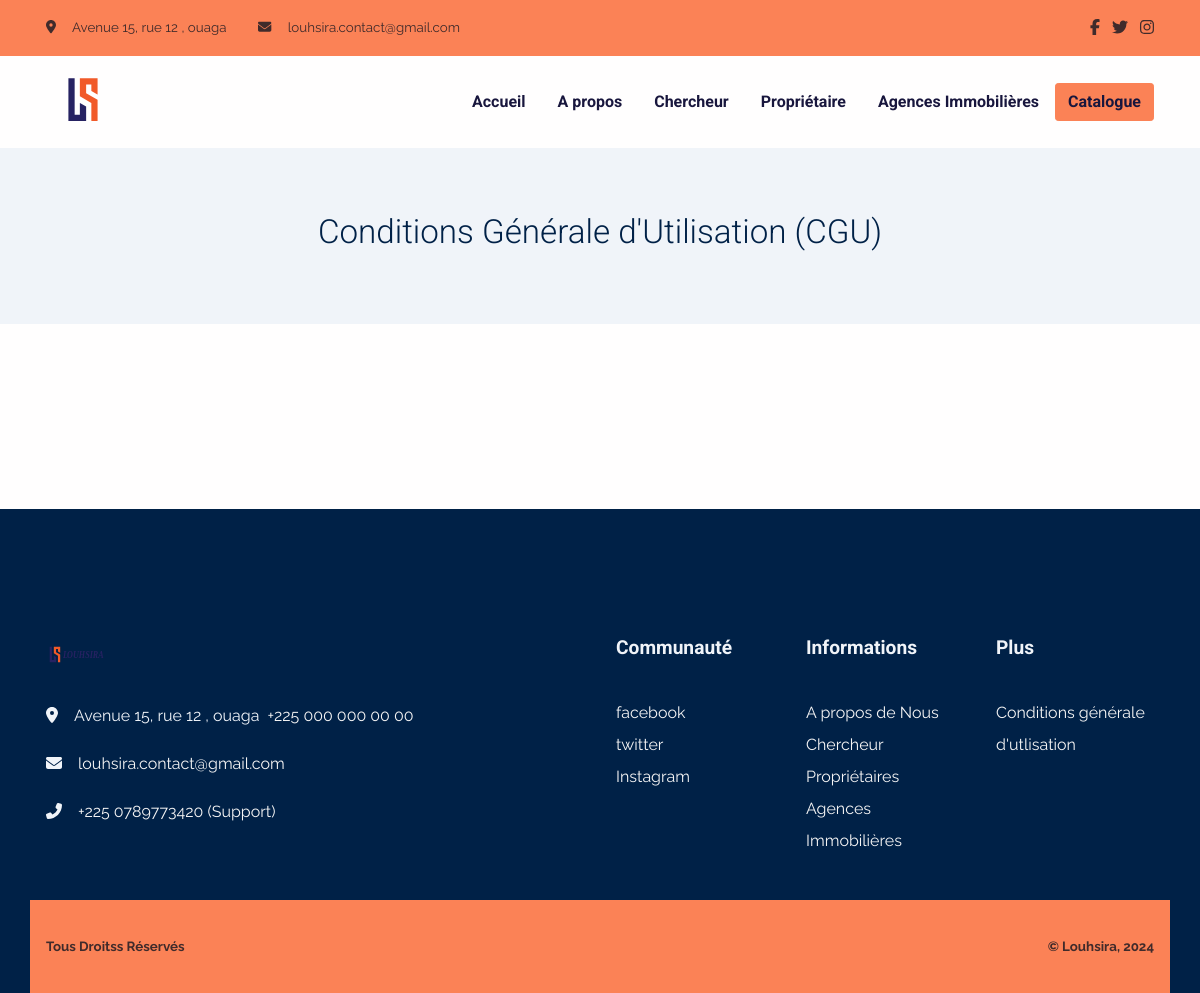
Before: /condition-generale-utilisation with the older database file.
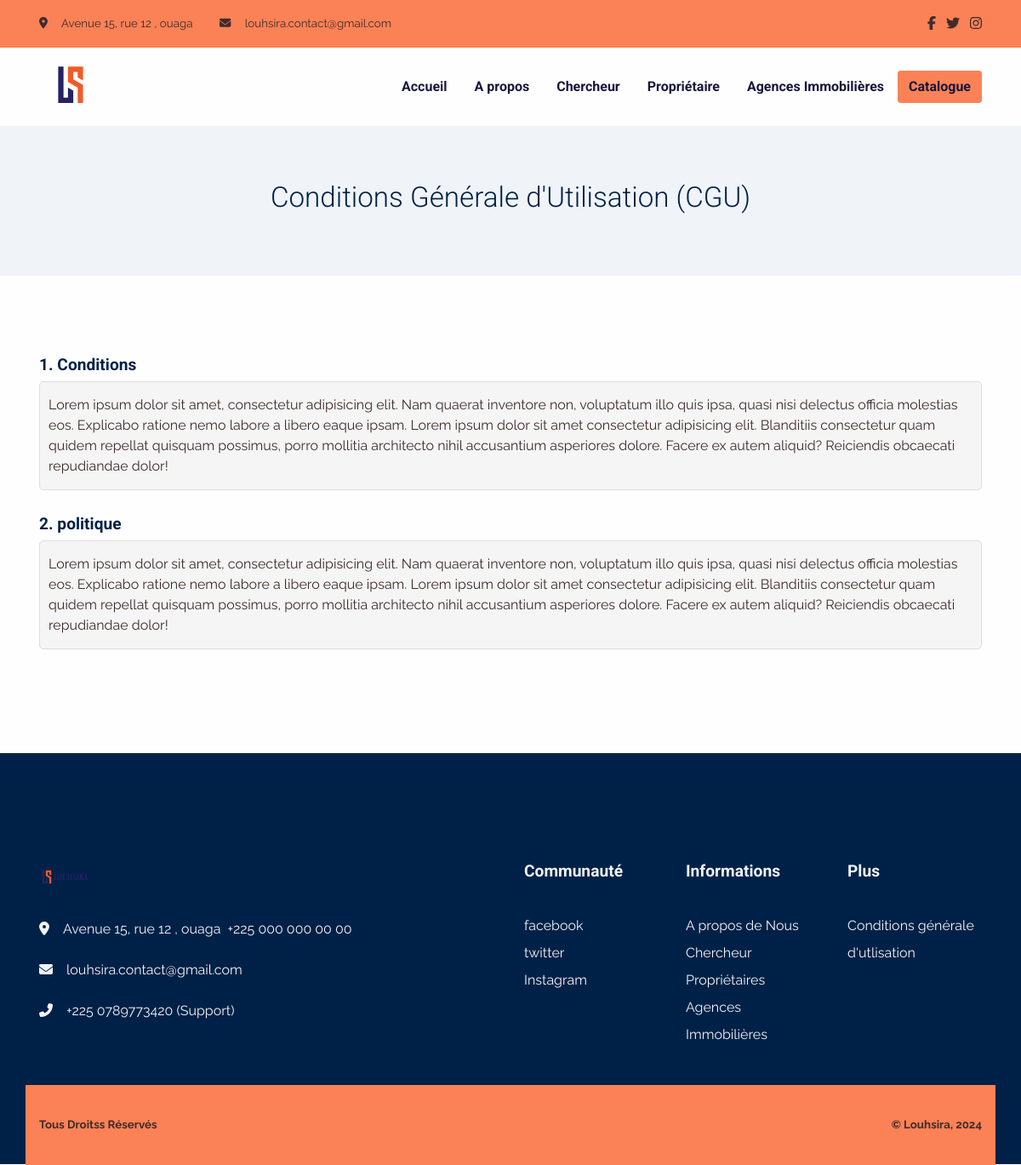
After: the same page with the newer database file.
### app/models.py (models this page shows, shortened)
class Convention(models.Model):
    created_at = models.DateTimeField(auto_now=False, auto_now_add=True)
    update_at = models.DateTimeField(auto_now=True, auto_now_add=False)
    publish = models.BooleanField(default=False)
    class Meta:
        abstract = True

class Social(Convention):
    name = models.CharField(max_length=150, blank=True, null=True)
    icon = models.CharField(max_length=150, blank=True, null=True)
    link = models.URLField(max_length = 200)
    class Meta:
        verbose_name = "Réseaux Social"
        verbose_name_plural = "Réseaux Sociaux"

class CGU(Convention):
    title = models.CharField(max_length=200)
    libele = models.TextField()
    class Meta:
        verbose_name = "CGU"
        verbose_name_plural = "CGU"

### app/views.py (the view)
# urls.py: path('condition-generale-utilisation', condition_generale, name="condition-generale-utilisation"),
def condition_generale(request):
    get_socials = get_social({'publish':True})
    get_configs = get_config({'publish':True})
    get_cgu_s = get_cgu_({'publish': True})
    template_name = "layout/condition.html"
    context = {
        'page': "LOUSHIRA | CONDITIONS GENERALE",
        'get_socials': get_socials,
        'get_configs': get_configs,
        'get_cgu_s': get_cgu_s,
    }
    return render(request, template_name, context)

### app/functions.py (called while the page is built)
def get_config(data=dict()):
    return configuration.objects.filter(**data).first()

def get_social(data=dict()):
    return Social.objects.filter(**data)

def get_cgu_(data=dict()):
    return CGU.objects.filter(**data)

### templates/app/layout/condition.html (shortened to what this page needs)
{% extends "base/base.html" %}
{% load static %}
{% block content %}
    <section class="bg-600">
        <div class="container">
            <div class="row">
                <h2 class="text-center">Conditions Générale d'Utilisation (CGU)</h2>
            </div>
        </div>
    </section>
    <section>
        <div class="container py-4">
            <div class="row">
                {% for value in get_cgu_s %}
                    <div class="col-md-12">
                        <h5 class="text-secondary font-sans-serif fw-bold">{{value.title}}</h5>
                        <div class="grew mb-4">
                            {{value.libele}}
                        </div>
                    </div>
                {% endfor %}
            </div>
        </div>
    </section>
{% endblock content %}

### templates/app/base/base.html (shortened to what the changed rows need)
{% load static %}
<!DOCTYPE html>
<html lang="en-US" dir="ltr">
  <head>
    <link href="{% static 'app/assets/css/select2-bootstrap-5-theme.min.css' %}" rel="stylesheet" />
    <link href="{% static 'app/assets/css/theme.css' %}" rel="stylesheet" />
    <link href="{% static 'app/assets/css/style.css' %}" rel="stylesheet" />
    <link href="{% static 'app/assets/css/slick.css' %}" rel="stylesheet" />
    <link href="{% static 'app/assets/css/slick-theme.css' %}" rel="stylesheet" />
    <link href="https://cdn.jsdelivr.net/npm/select2@4.1.0-rc.0/dist/css/select2.min.css" rel="stylesheet" />
  </head>
  <body>
    <main class="main" id="top">
      <section class="bg-primary py-2 d-none d-sm-block">
        <div class="container">
          <div class="row align-items-center">
            <div class="col-auto ms-md-auto order-md-2 d-none d-sm-block">
              <ul class="list-unstyled list-inline my-2">
                {% for social in get_socials %}
                  <li class="list-inline-item"><a class="text-decoration-none" href="{{social.link}}"><i class="{{social.icon}} text-900"></i></a></li>
                {% endfor %}
              </ul>
            </div>
          </div>
        </div>
      </section>
    {% block content %}
    {% endblock content %}
      <section class="bg-secondary" style=" padding-top: 7.5rem;padding-bottom: 7.5rem">
        <div class="container">
          <div class="row">
            <div class="col-6 col-sm-4 col-lg-2 mb-3 order-2 order-sm-1">
              <ul class="list-unstyled mb-md-4 mb-lg-0">
                {% for socials in get_socials %}
                  <li class="lh-lg"><a class="text-200" href="{{socials.link}}">{{socials.name}}</a></li>
                {% endfor %}
              </ul>
            </div>
          </div>
        </div>
      </section>
    </main>
    <link href="{% static 'app/assets/css/multiple.css' %}" rel="stylesheet" />
  </body>
</html>

Changed rows visible on the page:
added CGU: title "1. Conditions", libele "Lorem ipsum dolor sit amet, consectetur adipisicing elit. Nam quaerat inventore non, voluptatum illo quis ipsa, quasi nisi delectus officia molestias eos. Explicabo ratione nemo labore a libero eaque ipsam. Lorem ipsum dolor sit amet consectetur adipisicing elit. Blanditiis consectetur quam quidem repellat quisquam possimus, porro mollitia architecto nihil accusantium asperiores dolore. Facere ex autem aliquid? Reiciendis obcaecati repudiandae dolor!"
added CGU: title "2. politique", libele "Lorem ipsum dolor sit amet, consectetur adipisicing elit. Nam quaerat inventore non, voluptatum illo quis ipsa, quasi nisi delectus officia molestias eos. Explicabo ratione nemo labore a libero eaque ipsam. Lorem ipsum dolor sit amet consectetur adipisicing elit. Blanditiis consectetur quam quidem repellat quisquam possimus, porro mollitia architecto nihil accusantium asperiores dolore. Facere ex autem aliquid? Reiciendis obcaecati repudiandae dolor!"
